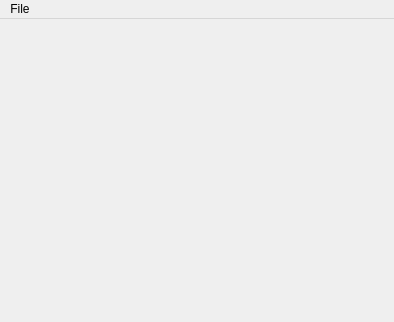
<?xml version="1.0" encoding="UTF-8"?>
<ui version="4.0">
 <class>MainWindow</class>
 <widget class="QMainWindow" name="MainWindow">
  <property name="geometry">
   <rect>
    <x>0</x>
    <y>0</y>
    <width>394</width>
    <height>322</height>
   </rect>
  </property>
  <property name="windowTitle">
   <string>MainWindow</string>
  </property>
  <widget class="QWidget" name="centralWidget"/>
  <widget class="QMenuBar" name="menuBar">
   <property name="geometry">
    <rect>
     <x>0</x>
     <y>0</y>
     <width>394</width>
     <height>21</height>
    </rect>
   </property>
   <widget class="QMenu" name="menuFile">
    <property name="title">
     <string>File</string>
    </property>
    <addaction name="actionOpen_file"/>
    <addaction name="actionOpen_fileset"/>
   </widget>
   <addaction name="menuFile"/>
  </widget>
  <action name="actionOpen_file">
   <property name="icon">
    <iconset resource="resedit.qrc">
     <normaloff>:/open-file-icon.png</normaloff>:/open-file-icon.png</iconset>
   </property>
   <property name="text">
    <string>Open file ...</string>
   </property>
  </action>
  <action name="actionOpen_fileset">
   <property name="icon">
    <iconset resource="resedit.qrc">
     <normaloff>:/open-file-icon.png</normaloff>:/open-file-icon.png</iconset>
   </property>
   <property name="text">
    <string>Open fileset ...</string>
   </property>
  </action>
 </widget>
 <layoutdefault spacing="6" margin="11"/>
 <resources>
  <include location="resedit.qrc"/>
 </resources>
 <connections/>
</ui>
